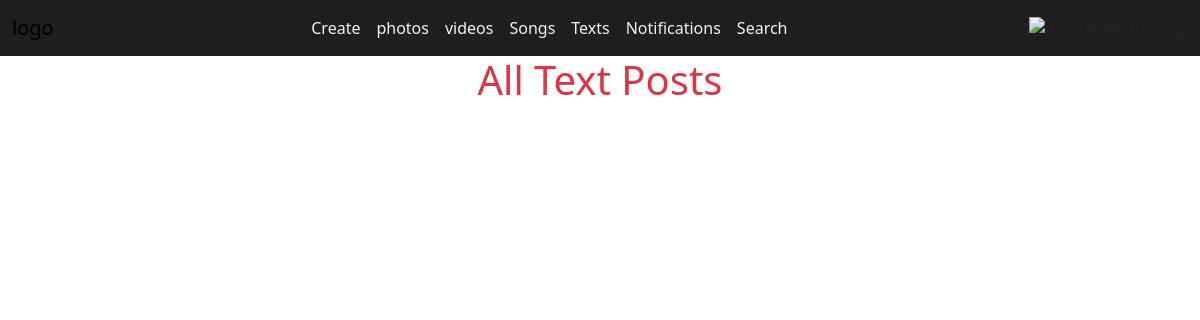
The page /create/posts on the database as committed earlier.
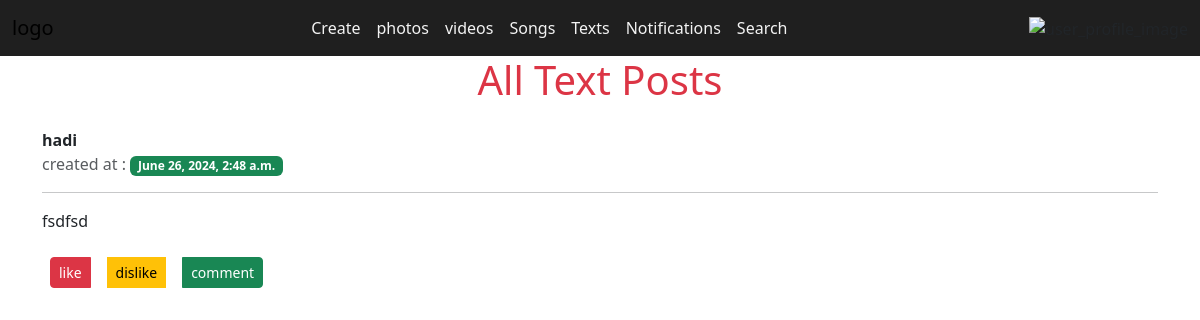
The same page on the database as committed later.
### post_app/models.py (models this page shows, shortened)
class Create_text_post(models.Model):
    user= models.ForeignKey(User, on_delete=models.CASCADE)
    post = models.TextField(max_length=2000)
    created_at = models.DateTimeField(auto_now_add=True,null=True,blank=True)
    updated_at = models.DateTimeField(auto_now=True,null=True,blank=True)

### post_app/views.py (the view)
# urls.py: path('posts',views.show_posts, name='show_post'),
def show_posts(request):
       data = Create_text_post.objects.all()
       context = {
             'data':data
       }
       return render(request, 'post_app/pages/posts.html',context)

### post_app/templates/post_app/pages/posts.html (shortened to what this page needs)
{%load static%} {%include 'includes/pages/header.html'%}
<div class="container">
  <h1 class="text-center text-danger">All Text Posts</h1>
</div>
<div class="container py-3">
  {% for d in data%}
  <p class="fw-bold m-0">{{d.user}}</p>
  <span class="text-muted">
    created at : <span class="badge bg-success">{{d.created_at}}</span>
  </span>
  <hr>
  <p>{{d.post}}</p>
  <div class="reactions">
    <div class="btn-group">
        <button class="btn btn-sm m-2 btn-danger" id="like_btn">like</button>
        <button class="btn btn-sm m-2 btn-warning"id='dislike_btn'>dislike</button>
        <button class="btn btn-sm m-2 btn-success">comment</button>
    </div>
  </div>
  {%endfor%}
</div>

Rows that differ between the two databases and show on the page:
added Create_text_post: user "hadi", created_at "June 26, 2024, 2:48 a.m.", post "fsdfsd"
